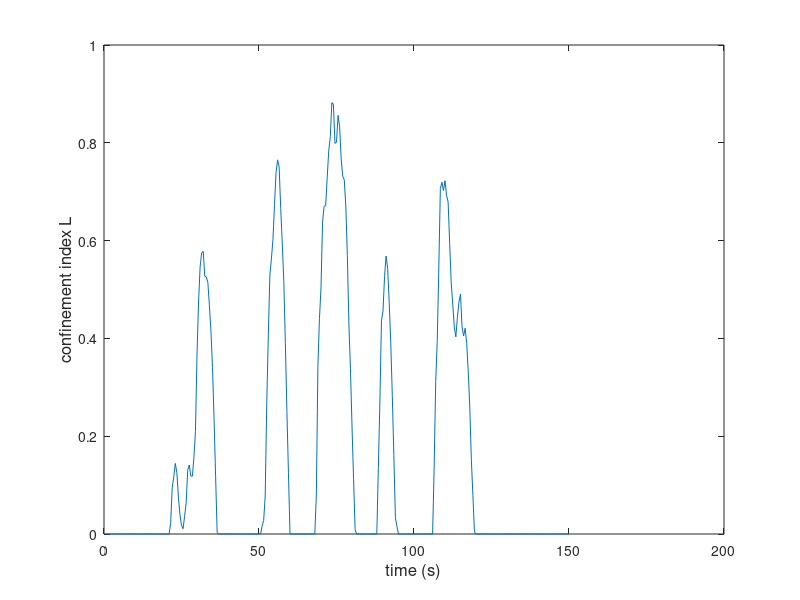
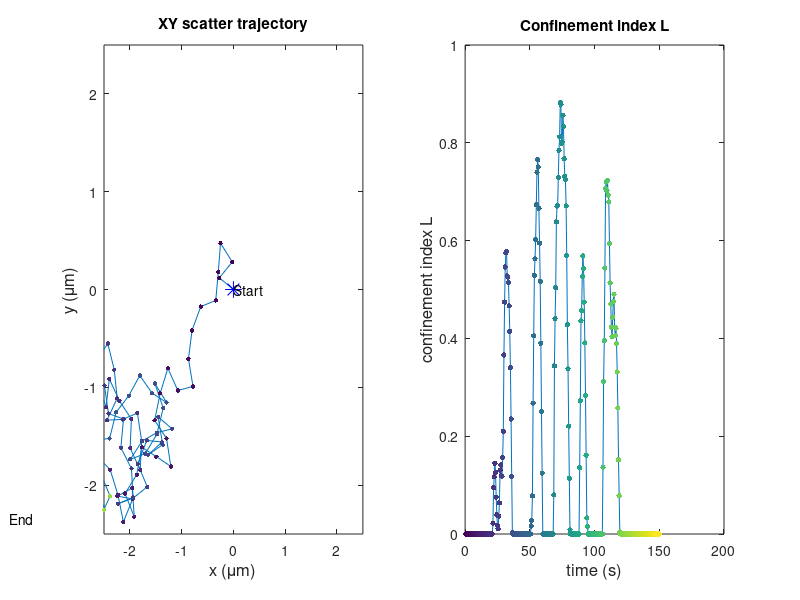
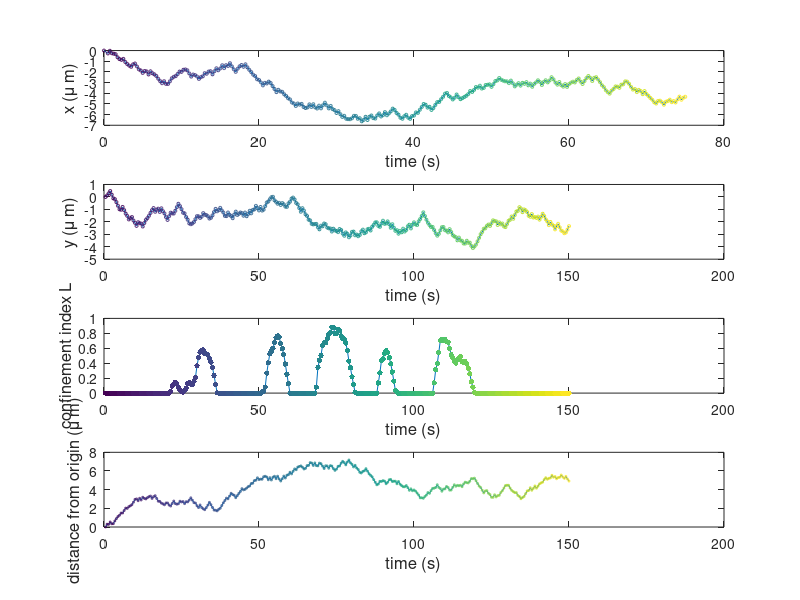

The MATLAB source for these figures, in order: (Note: this script raises an error after producing the figures.)
% 1. simulates a random walk according to the initialized parameters and adds confined areas with D_conf
% 2. calculates the confinement index according to Simson, et al. (1995), Biophysical Journal, 69(September), 989?993. 
% 
% 
% D-diffusion coefficient
% D_conf-diffusion coefficient in confined area
% dt-time step
% 
% Date:     30/04/15
% Author:   Christian Sieben

clear all, %close all, clc

%% Initialize parameters for random walk and add circles

%%%%%%%%%%%%%%%%%%%%%%%%%%%%%%%%%%%%%%%%%%%%%%%%%%%%%%%%%%%%%%%%%%%%%%%%%%%%%%%%%%%%%%%%%%%%%%%%%%%%%%%%%%%%
%%%%%%%%%%%%%%%%%%%%%%%%%%%%%%%%%%%%%%%%%%%%%%%%%%%%%%%%%%%%%%%%%%%%%%%%%%%%%%%%%%%%%%%%%%%%%%%%%%%%%%%%%%%%

D=0.044;                                      % diffusion constant, ?m2/s 
D_conf=D/5;                                 % diffusion constant in confined areas, ?m2/s
dwell=30;                                    % time the particle stays in confined area

start=[0 0];                                % starting coordinates
num_steps=300;                              % number of steps
                    
dt=0.5;                                     % time step, seconds
dx=1;                                       % pixel size, ?m
step_size=sqrt(4*D*dt);                     % step size according to D
step_size_conf=sqrt(4*D_conf*dt);           % step size according to D_conf

segment=20;                                 % Sm, segment length in frames

%%%%%%%%%%%%%%%%%%%%%%%%%%%%%%%%%%%%%%%%%%%%%%%%%%%%%%%%%%%%%%%%%%%%%%%%%%%%%%%%%%%%%%%%%%%%%%%%%%%%%%%%%%%%
% define confined areas as circles with radius and center position

radius=0.5;
% center=[1 0.5];
% center2=[-1 0.5];
% center3=[0 -0.6];

minAxis=-2.5;
maxAxis=2.5;

%%%%%%%%%%%%%%%%%%%%%%%%%%%%%%%%%%%%%%%%%%%%%%%%%%%%%%%%%%%%%%%%%%%%%%%%%%%%%%%%%%%%%%%%%%%%%%%%%%%%%%%%%%%%
%%%%%%%%%%%%%%%%%%%%%%%%%%%%%%%%%%%%%%%%%%%%%%%%%%%%%%%%%%%%%%%%%%%%%%%%%%%%%%%%%%%%%%%%%%%%%%%%%%%%%%%%%%%%
%% Generate and plot random walk trajectory

pos = zeros(num_steps,2);
pos(1,1)=start(1);
pos(1,2)=start(2);
pos(1,3)=0;

a = 1;      
b = 360;  
angle = (b-a).*rand(num_steps,1) + a;

for k=2:num_steps;
    
    if k==150 %& k<=150+dwell %| k>=150 & k<=150+dwell
        
    pos(k,1)=(pos(k-1,1))+sin(angle(k))*step_size_conf;
    pos(k,2)=(pos(k-1,2))+cos(angle(k))*step_size_conf;
    pos(k,3)=k*dt;
    pos(k,4)=step_size_conf;
    
    else
    
    pos(k,1)=(pos(k-1,1))+sin(angle(k))*step_size;
    pos(k,2)=(pos(k-1,2))+cos(angle(k))*step_size;
    pos(k,3)=k*dt; % time in seconds
    pos(k,4)=step_size;
    
    end
    
end

%% Calculate confinement

% generate variable frame

frame=pos(:,3);             % time step in seconds
frame=frame/dt;             % time step in frames
frame=frame-min(frame);     % starting from 0
frame(1,1)=1;               % starting from 1

% i = frame --> Reihe
% j = gap; --> Spalte

prob=[];    %zeros(max(frame), 5);
prob2=[];   %zeros(5, 2);
d=[];
vx=[];
vy=[];

c=1;

for i=1:max(frame)-segment;                       % for all frames
    vx=find(frame == i);                     % find frame i
    
    if isempty(vx)==1;                       % if frame does not exist, skip   
    else
        
     
    for j=4:segment;                                           % segment length
          
        vy=find(frame <= (i+j) & frame >= i );          % select segment
        subset(:,1)=pos(vy);                            % define segment as subset
        subset(:,2)=pos(vy,2);
        
        if length(vy)==1;   % if subset is only 1 frame --> distance is 0
                     R=0;
        else    
        
            for  k=2:length(subset);
                 d(k,1)=sqrt(((subset(k,1)-subset(1,1))^2)+((subset(k,2)-subset(1,2))^2));    % calculate the distance to each point in subset from point i  
            end
        R=max(d);                                                      % maximum distance within subset
        prob(i:(i+j),c)=0.2048-2.5117*((D*j)./(R^2));                  % probability within subset
%         prob(c,i:(i+j))=((D*j)./(R^2));

%       prob(c,i:(i+j))=horzcat(prob(c,i:(i+j)),((D*j)./(R^2)));
        c=c+1;  
        clear subset
        end
    
%     c=c+1;    
        
    end
    clear vx vy R d;
    
    end
   
end
clear subset

for l=1:length(frame)
    
prob2(l,1)=l;                           % frame
prob2(l,2)=mean(nonzeros(prob(l,:)));   % this is psi

end


L=[];

for i=1:length(prob2)
    
    if 10.^(prob2(i,2))>0.1
       L(i,1)=0;
       
    else
        
        L(i,1)=((prob2(i,2))*(-1)-1);
        
    end
L(i,2)=i;
    
end

%% Figures to save

% figure('Position',[200 800 300 300], 'name','confinement index L')

plot(L(:,2)*dt, L(:,1)); hold on;
% plot(L(:,2)*dt, s3,'-r');       
xlabel('time (s)','FontSize',12);
ylabel('confinement index L','FontSize',12);


figure('Position',[600 800 600 300], 'name','XY scatter and confinement index L')
h=gcf;
set(h,'PaperOrientation','landscape');

subplot(1,2,1)
line(pos(:,1)*dx,pos(:,2)*dx);hold on;
scatter(pos(:,1)*dx,pos(:,2)*dx,10,pos(:,3),'filled');hold on;
plot(pos(1,1)*dx,pos(1,2)*dx,'*b','MarkerSize',12);hold on;
text(pos(1,1)*dx,pos(1,2)*dx, 'Start');
plot(pos(length(pos),1)*dx,pos(length(pos),2)*dx,'+b','MarkerSize',12);hold on;
text(pos(length(pos),1)*dx,pos(length(pos),2)*dx,'End');hold on;
% well1 = viscircles(center, radius);
% well2 = viscircles(center2, radius);
% well3 = viscircles(center3, radius);
axis([minAxis maxAxis minAxis maxAxis])
title('XY scatter trajectory');
xlabel('x (\mum)','FontSize',12);
ylabel('y (\mum)','FontSize',12);
box on;



subplot(1,2,2)
plot(L(:,2)*dt, L(:,1)); hold on;
scatter(L(:,2)*dt, L(:,1),15,pos(:,3),'filled')
% plot(L(:,2)*dt, s3,'-r');       
xlabel('time (s)','FontSize',12);
ylabel('confinement index L','FontSize',12);
title('Confinement index L');

% 
figure('Position',[500 800 500 600], 'name','Compare time with displacement and confinement')
h=gcf;
set(h,'PaperOrientation','portrait');

subplot(4,1,1)
line(pos(:,3)*dt,pos(:,1));hold on;
scatter(pos(:,3)*dt,pos(:,1),5,pos(:,3)*dt);hold on;
xlabel('time (s)','FontSize',12);
ylabel('x (\mu m)','FontSize',12);
box on;



subplot(4,1,2)
line(frame*dt,pos(:,2));hold on;
scatter(frame*dt,pos(:,2),5,pos(:,3));hold on;
xlabel('time (s)','FontSize',12);
ylabel('y (\mu m)','FontSize',12);
box on;

subplot(4,1,3)
plot(L(:,2)*dt, L(:,1)); hold on;
scatter(L(:,2)*dt, L(:,1),15,pos(:,3),'filled')     
xlabel('time (s)','FontSize',12);
ylabel('confinement index L','FontSize',12);
box on;

dcum = zeros(num_steps,1);
dcum(1,1)=0;

for k=2:num_steps;
    
    dist(k,1)=sqrt(((pos(k,1)-pos(1,1))^2)+((pos(k,2)-pos(1,2))^2));

    dcum(k)=dist(k)+dcum(k-1);
end


subplot(4,1,4)
plot(frame*dt,dist); hold on;
scatter(frame*dt,dist,2,pos(:,3)*dt);
xlabel('time (s)','FontSize',12);
ylabel('distance from origin (\mu m)','FontSize',12);
box on;

%% Identify Wells and measure dwell time

threshold=3;
dwell=find(L(:,1) > threshold);

dwell=dwell-min(dwell)+1;

wells=[];
dwell_time=[];
p=1;

for o=1:length(dwell)-1;
    
    if dwell(o+1,1)==dwell(o,1)+1;
    
    wells(o,p)=dwell(o,1);

    else
        
    p=p+1;
    wells(o,p)=dwell(o,1);

    end
    
end

[m,n]=size(wells);

for q=1:n;
    
dwell_time(q,1)=length(nonzeros(wells(:,q)))

end

figure
hist(dwell_time)
